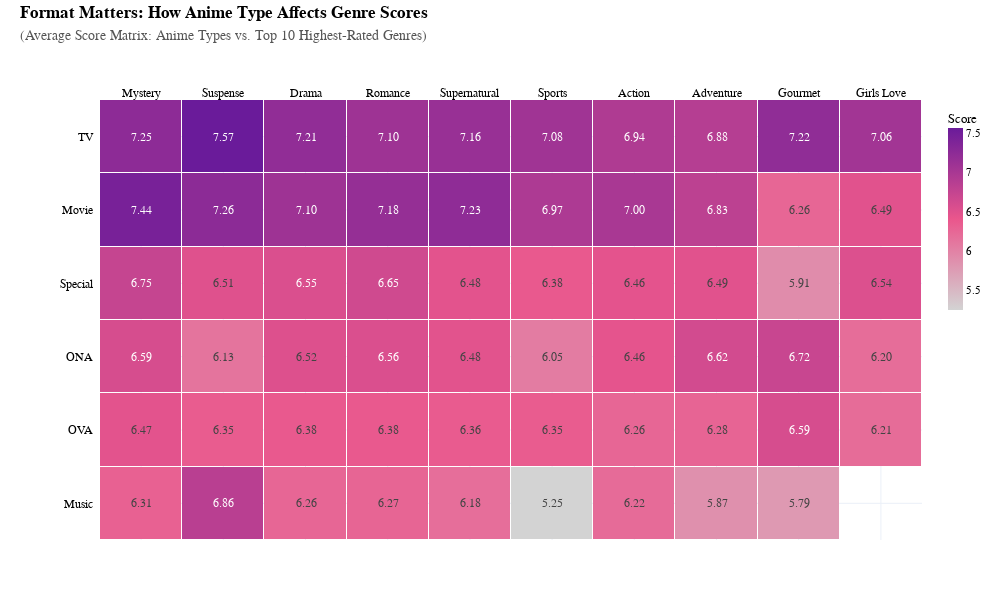

The notebook cell saved with this chart:
### Markdown cell above
**Insight:**

* ***The Niche Score Premium and Mainstream Risk**

    The data strongly suggests a significant **score premium** exists for **Niche Genres**, driven by the high **satisfaction** of their dedicated fanbases. Genres like **Mystery** (7.00) and **Suspense** (6.96) occupy the top ranks, consistently outperforming **Mainstream Genres** like "Drama" (6.85) and "Action" (6.67). Conversely, the lower scores for **Action/Adventure** (both 6.67) indicate that appealing to the **broader mainstream audience** is a higher-risk endeavor, as general audiences tend to be more critical due to the sheer volume and classic reputation of existing titles.

* **Strategic Genre Positioning: The Niche Landscape**

    The positioning of various niche genres highlights specific investment opportunities:

    *   **Mind-Game Dominance:** **Mystery** and **Suspense** are the clear **"Satisfaction Kings,"** being the only genres near or at the 7.00 mark. This signals that audiences highly value **intelligent plotting**, **narrative depth**, and dramatic tension.

    *   **Sports Potential:** **Sports** (6.72) is a niche genre with strong **Mainstream Potential**, as its score is comparable to popular categories. This makes it a **safer investment** for producers with compelling source material.

    *   **Gourmet's Low Barrier to Entry:** **Gourmet** (6.63) registers the second lowest average score among the ranked niche genres. **(The Gourmet anime genre typically focuses on cooking, food tasting, or culinary competitions, emphasizing the visual presentation of food and the emotional reactions of characters.)** While the score is low, its very specific focus suggests a low **competitive barrier to entry**. It can be a cost-effective market to enter, provided the producer masters the **visual quality** required to satisfy the focused niche audience.

**Business Takeaway:**

Producers aiming to maximize their project's final score should strategically target **Niche Genres** to capitalize on high fan loyalty. The highest returns on satisfaction are found in **Mystery and Suspense**, rewarding investments in **complex, engaging narratives**. The data advises a cautious approach to high-volume **Action/Adventure** titles, which carry a higher risk of underperforming due to the demanding nature of the mainstream audience.

### Code cell
# ==========================================
# 1. DATA PREPARATION
# ==========================================

# Helper function
def parse_list_field(x):
    if pd.isna(x): return []
    if isinstance(x, list): return [str(s).strip() for s in x]
    try:
        val = ast.literal_eval(x)
        if isinstance(val, (list, tuple)): return [str(s).strip() for s in val]
    except Exception: pass
    return [s.strip() for s in str(x).split(',') if s.strip()]

# Initialize
df_matrix = df_anime_dataset_2023_prep[['Type', 'Genres', 'Score']].copy()
df_matrix = df_matrix.dropna(subset=['Type', 'Genres', 'Score'])
df_matrix['Score'] = pd.to_numeric(df_matrix['Score'], errors='coerce')

# Parse Genres
df_matrix['Genres_list'] = df_matrix['Genres'].apply(parse_list_field)

# Explode Genres
df_exploded = df_matrix.explode('Genres_list')
df_exploded.rename(columns={'Genres_list': 'Genre'}, inplace=True)
df_exploded['Genre'] = df_exploded['Genre'].str.strip()
df_exploded['Type'] = df_exploded['Type'].str.strip()

# --- FILTERING ---
exclude_list = ["UNKNOWN", "NONE", "NAN", "NULL", ""]
# Clean Genres
df_exploded = df_exploded[~df_exploded['Genre'].str.upper().isin(exclude_list)]
df_exploded = df_exploded[df_exploded['Genre'] != ""]
df_exploded = df_exploded[df_exploded['Genre'] != "Award Winning"] # Rule: Remove Award Winning

# Clean Types
df_exploded = df_exploded[~df_exploded['Type'].str.upper().isin(exclude_list)]

# --- STEP A: IDENTIFY TOP 10 GENRES (Highest Avg Score, Min 20 Titles) ---
genre_stats = df_exploded.groupby('Genre').agg(
    avg_score=('Score', 'mean'),
    count=('Score', 'count')
)
# Filter count >= 20 and Sort Descending
top_10_genres = genre_stats[genre_stats['count'] >= 20].sort_values('avg_score', ascending=False).head(10).index.tolist()

# --- STEP B: CREATE HEATMAP DATA (Type vs. Top 10 Genres) ---
# Filter dataset to only Top 10 Genres
df_final = df_exploded[df_exploded['Genre'].isin(top_10_genres)]

# Create Pivot Table
heatmap_data = df_final.groupby(['Type', 'Genre'])['Score'].mean().unstack()

# Reorder Columns (Genres) by Rank (Highest score left)
heatmap_data = heatmap_data.reindex(columns=top_10_genres)

# Optional: Reorder Rows (Type) by Average Score of that Type (for better visual flow)
type_order = df_final.groupby('Type')['Score'].mean().sort_values(ascending=False).index.tolist()
heatmap_data = heatmap_data.reindex(index=type_order)

# ==========================================
# 2. COLOR STRATEGY (PHASE 3)
# ==========================================
# Gradient: Grey (Low) -> Pink (Mid) -> Purple (High)
custom_colorscale = [
    [0.0, "#D3D3D3"], 
    [0.5, '#ea568c'], 
    [1.0, "#6A1B9A"]
]

# ==========================================
# 3. VISUALIZATION
# ==========================================

fig = px.imshow(
    heatmap_data,
    labels=dict(x="Top Genres", y="Format (Type)", color="Avg Score"),
    x=heatmap_data.columns,
    y=heatmap_data.index,
    aspect="auto",
    color_continuous_scale=custom_colorscale,
    text_auto=".2f"
)

# ==========================================
# 4. LAYOUT SETTINGS
# ==========================================

fig.update_layout(
    # --- GENERAL ---
    font=dict(family='Tahoma', size=12, color="#000000"),
    plot_bgcolor='white',
    paper_bgcolor='white',
    width=1000,
    height=600, 
    
    # --- TITLE CONVENTION ---
    title=dict(
        text="<b>Format Matters: How Anime Type Affects Genre Scores</b><br><span style='color:#555555; font-size:14px'>(Average Score Matrix: Anime Types vs. Top 10 Highest-Rated Genres)</span>",
        x=0.02, 
        y=0.97,
        xanchor='left',
        yanchor='top'
    ),
    
    # --- MARGINS ---
    margin=dict(t=100, l=100, r=40, b=60),
    
    # --- COLORBAR ---
    coloraxis_colorbar=dict(
        title=dict(text="Score", side="top"),
        thickness=15,
        len=0.5,
        yanchor="top",
        y=1,
        tickfont=dict(family="Tahoma", size=11)
    )
)

# --- AXIS REFINEMENTS ---
# Move X-axis to top
fig.update_xaxes(side="top", tickfont=dict(family="Tahoma", size=12), title=None)
fig.update_yaxes(tickfont=dict(family="Tahoma", size=12), title=None, ticksuffix="  ")
fig.update_traces(xgap=1, ygap=1)

fig.show()

### Figure 1 — Plotly figure (JSON) as saved in the notebook; plotly's stock layout.template omitted (floating-point values rounded to 4 significant figures)
{"data": [{"coloraxis": "coloraxis", "hovertemplate": "Top Genres: %{x}<br>Format (Type): %{y}<br>Avg Score: %{z}<extra></extra>", "name": "0", "texttemplate": "%{z:.2f}", "type": "heatmap", "x": ["Mystery", "Suspense", "Drama", "Romance", "Supernatural", "Sports", "Action", "Adventure", "Gourmet", "Girls Love"], "xaxis": "x", "xgap": 1, "y": ["TV", "Movie", "Special", "ONA", "OVA", "Music"], "yaxis": "y", "ygap": 1, "z": [[7.254, 7.568, 7.211, 7.097, 7.156, 7.083, 6.942, 6.884, 7.22, 7.06], [7.442, 7.257, 7.096, 7.18, 7.234, 6.965, 7.001, 6.828, 6.26, 6.488], [6.747, 6.51, 6.549, 6.653, 6.475, 6.376, 6.465, 6.494, 5.907, 6.535], [6.592, 6.129, 6.524, 6.555, 6.477, 6.054, 6.457, 6.625, 6.718, 6.196], [6.47, 6.353, 6.38, 6.382, 6.359, 6.354, 6.256, 6.28, 6.592, 6.206], [6.307, 6.857, 6.26, 6.27, 6.184, 5.247, 6.216, 5.866, 5.787, NaN]]}], "layout": {"coloraxis": {"colorbar": {"len": 0.5, "thickness": 15, "tickfont": {"family": "Tahoma", "size": 11}, "title": {"side": "top", "text": "Score"}, "y": 1, "yanchor": "top"}, "colorscale": [[0, "#D3D3D3"], [0.5, "#ea568c"], [1, "#6A1B9A"]]}, "font": {"color": "#000000", "family": "Tahoma", "size": 12}, "height": 600, "margin": {"b": 60, "l": 100, "r": 40, "t": 100}, "paper_bgcolor": "white", "plot_bgcolor": "white", "title": {"text": "<b>Format Matters: How Anime Type Affects Genre Scores</b><br><span style='color:#555555; font-size:14px'>(Average Score Matrix: Anime Types vs. Top 10 Highest-Rated Genres)</span>", "x": 0.02, "xanchor": "left", "y": 0.97, "yanchor": "top"}, "width": 1000, "xaxis": {"anchor": "y", "domain": [0, 1], "side": "top", "tickfont": {"family": "Tahoma", "size": 12}, "title": {}}, "yaxis": {"anchor": "x", "autorange": "reversed", "domain": [0, 1], "tickfont": {"family": "Tahoma", "size": 12}, "ticksuffix": "  ", "title": {}}}}
